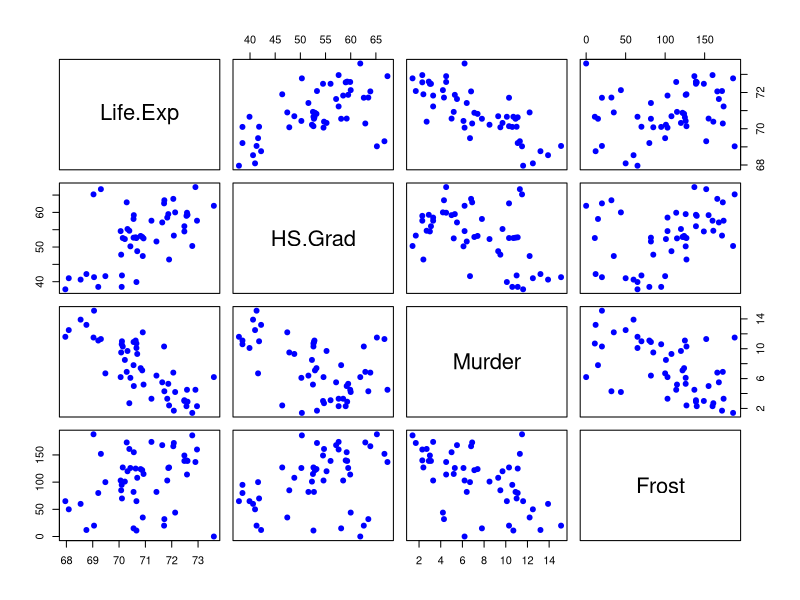
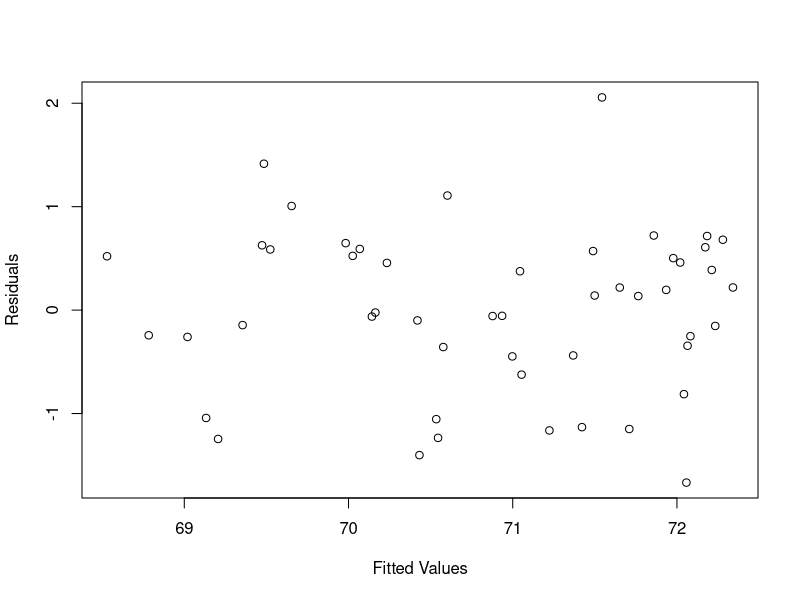
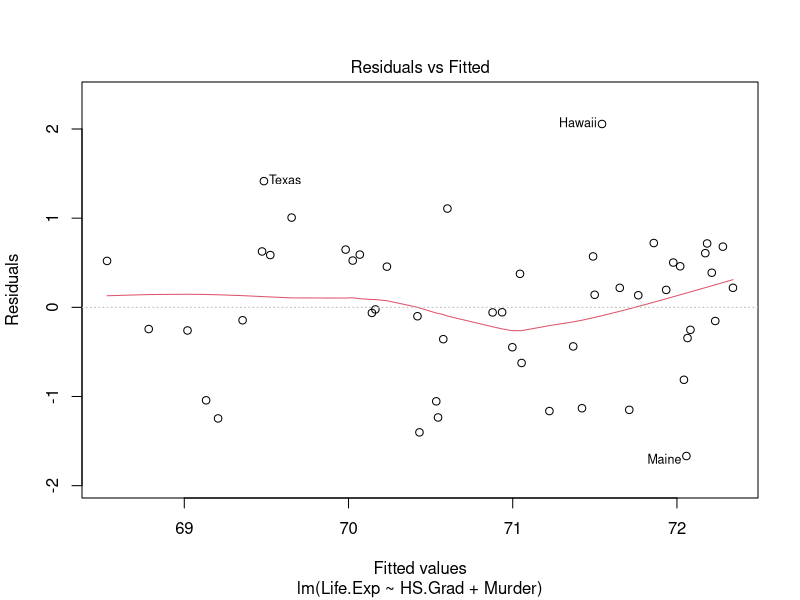
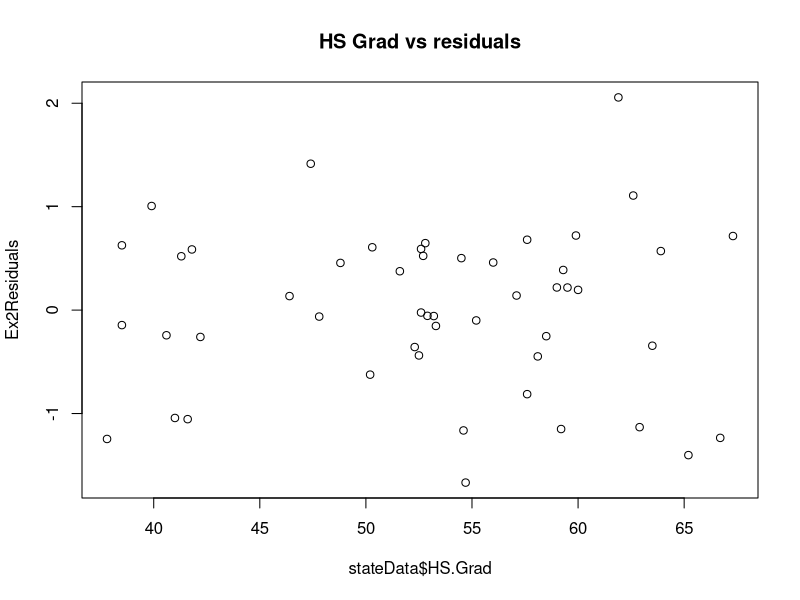
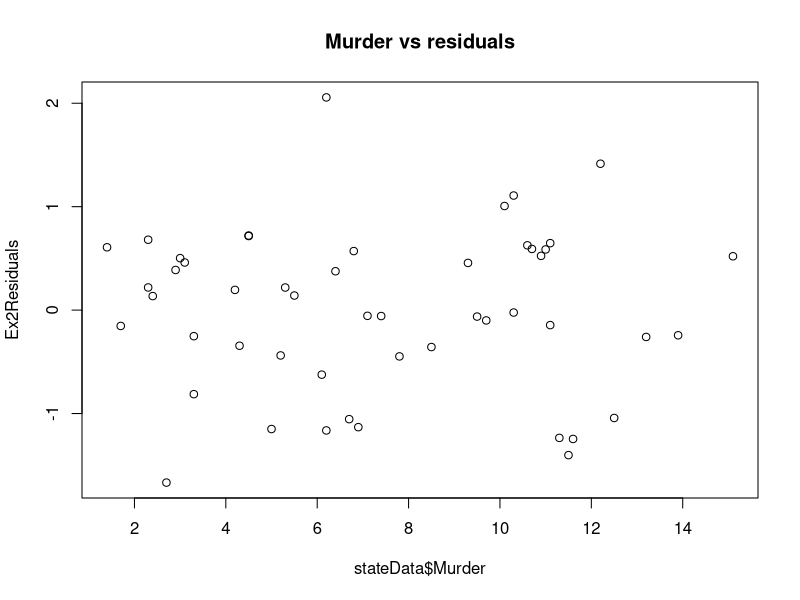
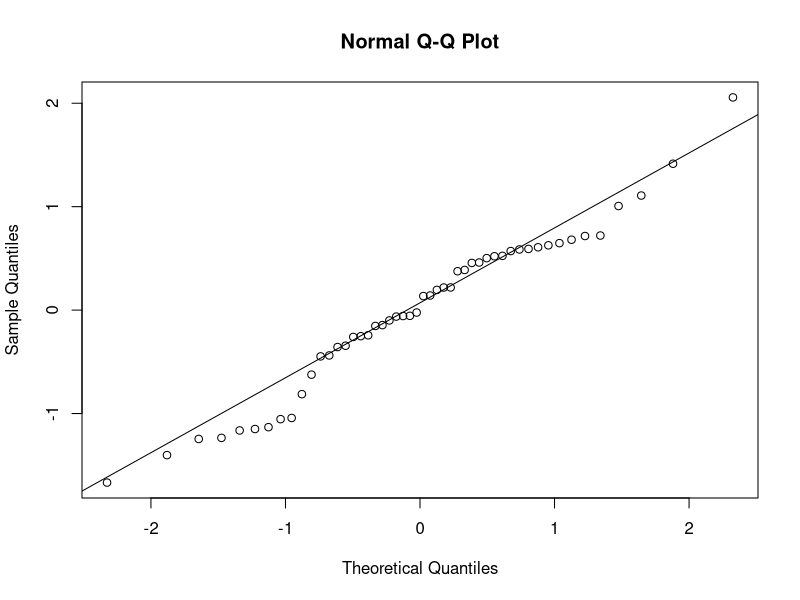
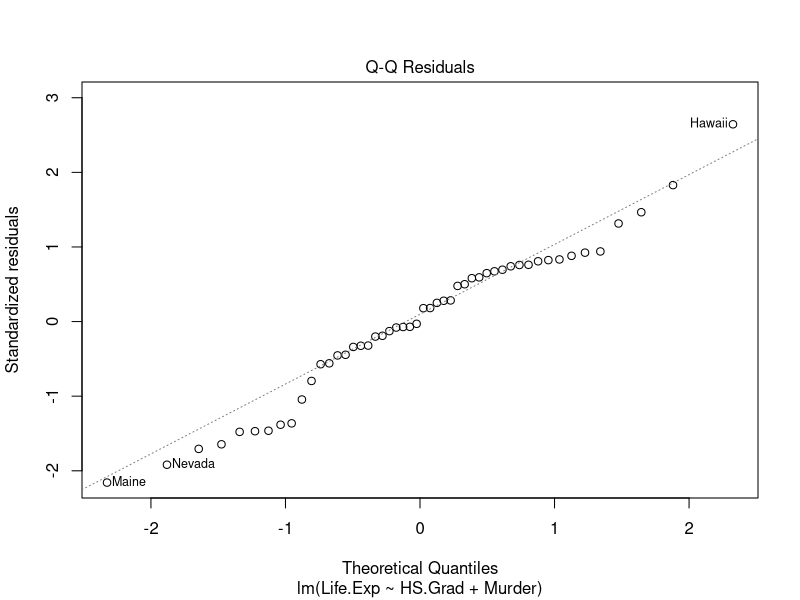
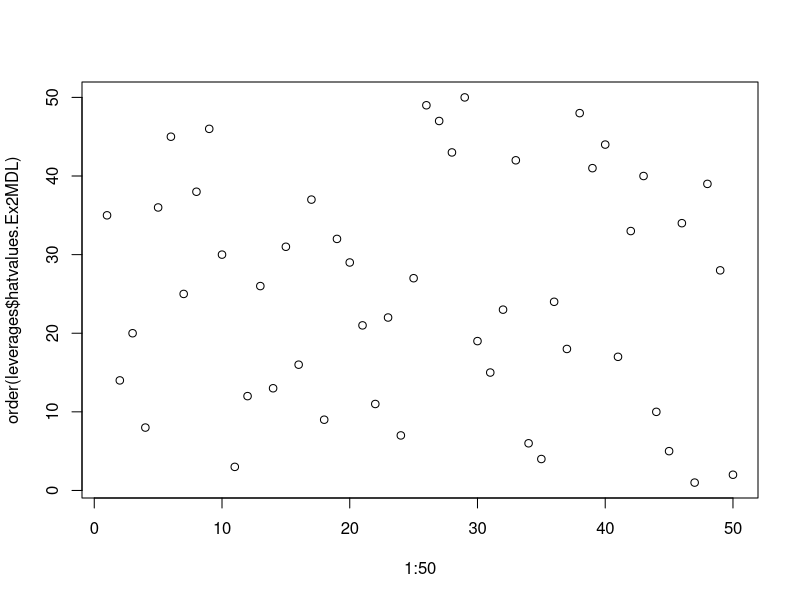

The R script that drew these images, in order:
## 1
stateData <- data.frame(state.x77)
cMatrix <- cor(stateData)
plot(stateData[,c("Life.Exp","HS.Grad","Murder","Frost")],pch=20, cex=1.5,col="Blue")

## 2
Ex2MDL <- lm(Life.Exp ~ HS.Grad + Murder,data=stateData)
Ex2Residuals <- Ex2MDL$residuals
Ex2FitValues <- Ex2MDL$fitted.values

## 3
plot(Ex2FitValues, Ex2Residuals, ylab="Residuals",xlab="Fitted Values")
plot(Ex2MDL,1)

## 4
plot(main="HS Grad vs residuals",x=stateData$HS.Grad,y=Ex2Residuals)
plot(main="Murder vs residuals",x=stateData$Murder,y=Ex2Residuals)

## 5
qqnorm(Ex2Residuals)
qqline(Ex2Residuals)
plot(Ex2MDL,2)

## 6
library(MASS)
studentized <- data.frame(studres(Ex2MDL))

## 7
leverages <- data.frame(hatvalues(Ex2MDL))
plot(1:50, order(leverages$hatvalues.Ex2MDL))
influentialObs <- data.frame(leverages[leverages$hatvalues.Ex2MDL. > 2* (length(Ex2MDL$coefficients)-1)/length(leverages$hatvalues.Ex2MDL.),])


## 8
dffits <- dffits(Ex2MDL)
convThresh <- 2*sqrt((length(Ex2MDL$coefficients)-1)/length(leverages$hatvalues.Ex2MDL.))
infOBSDFIT <- dffits[dffits>convThresh]
dfBeta <- dfbetas(Ex2MDL)
convThreshBetas <-2/sqrt(length(leverages$hatvalues.Ex2MDL))
infOBSBeta <- dfBeta[dfBeta > convThreshBetas]

## 9
cookD <- cooks.distance(Ex2MDL)
plot(cookD)
ThresholdCook <- 4/length(cookD)
abline(h=4/length(cookD)) 
plot(Ex2MDL,4)

## 10 
library(car)
influencePlot(Ex2MDL)